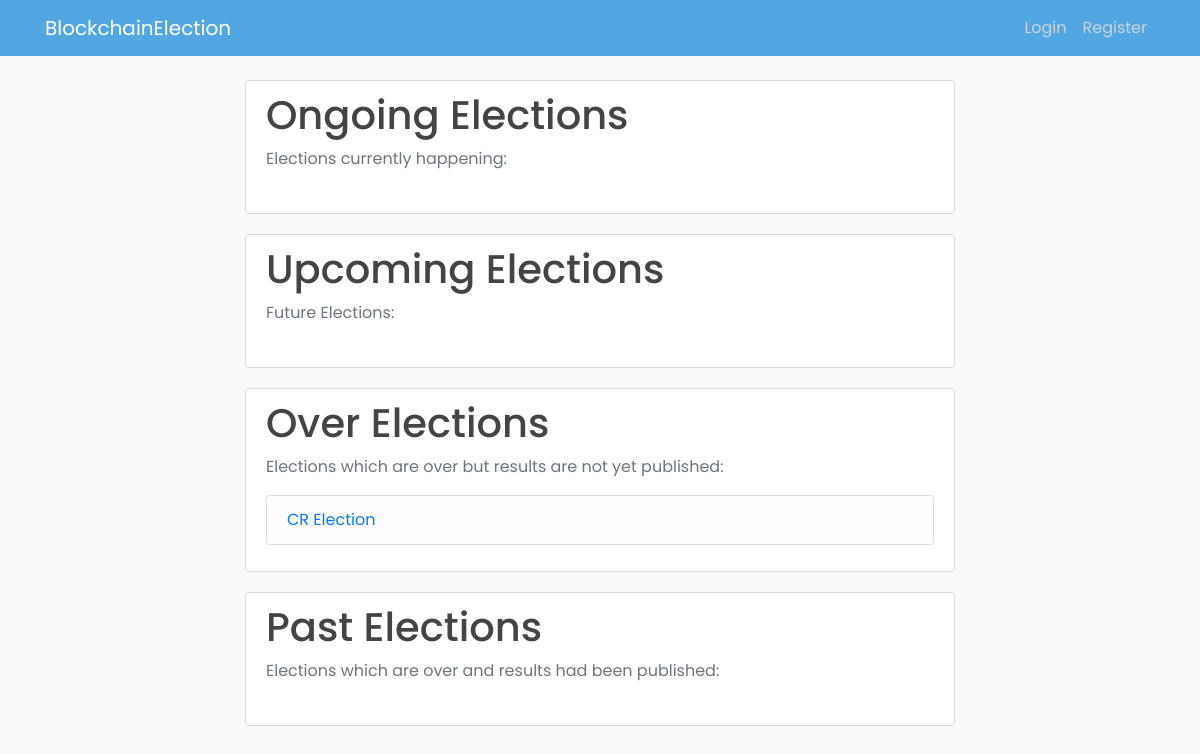
Page /home on the earlier database version.
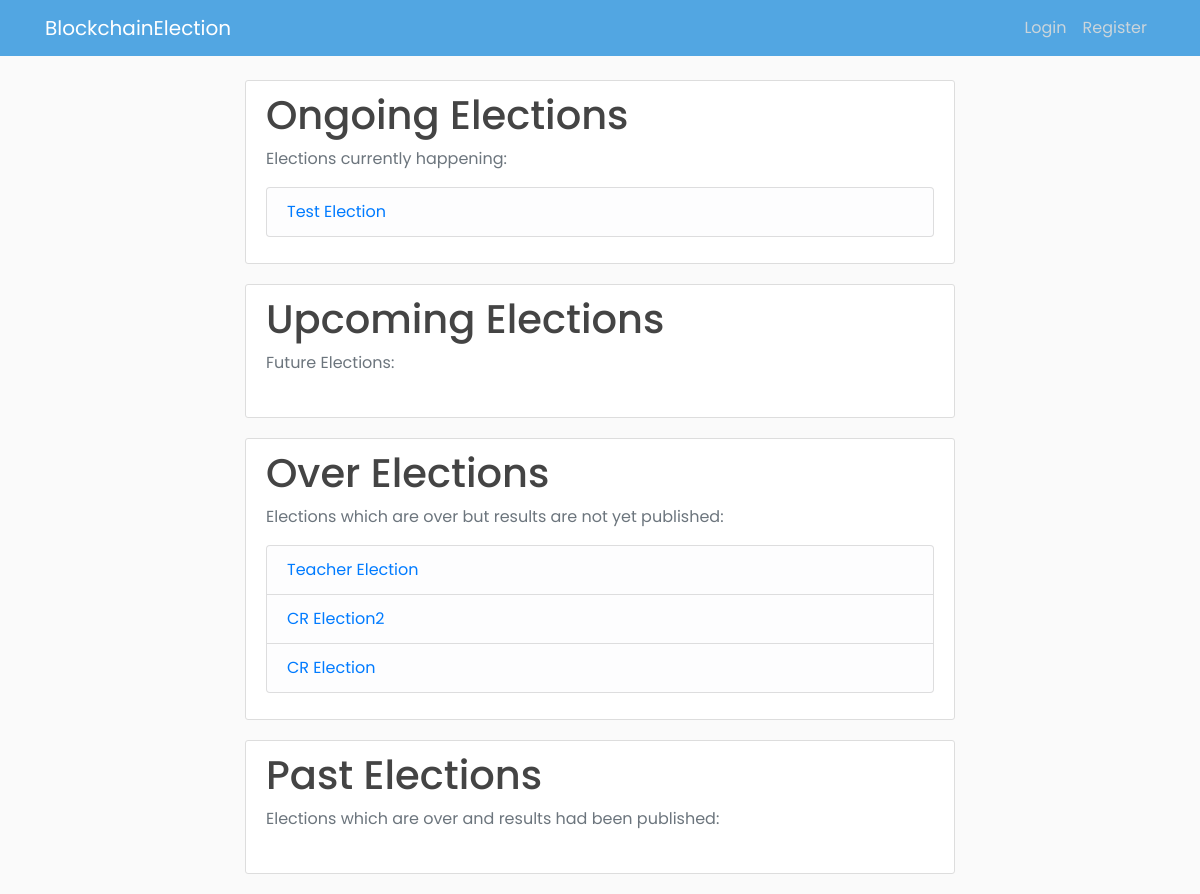
Same page on the later database version.
### app/models.py (models this page shows, shortened)
class Election(db.Model):
    election_id = db.Column(db.String(5), primary_key=True, nullable=False)
    election_title = db.Column(db.String(255), nullable=False)
    create_date = db.Column(db.DateTime, nullable=False, default=datetime.utcnow)
    start_date = db.Column(db.DateTime, nullable=False, default=datetime.utcnow)
    end_date = db.Column(db.DateTime, db.CheckConstraint("end_date > start_date"), nullable=False)
    public_key = db.Column(db.String(255), nullable=False, unique=True)
    max_attempt = db.Column(db.Integer, nullable=False, default=3)
    election_state = db.Column(db.String(30), db.CheckConstraint("election_state in ('upcoming', 'ongoing', 'over', 'counting_finished','past')"))
    results_published = db.Column(db.Boolean, nullable=False, default=False)

### app/routes.py (the view)
@app.route("/home")
def home():
    elections = elections = Election.query.order_by(Election.start_date.desc()).all()
    election_util.update_election_state()
    return render_template("home.html", elections=elections)

### app/election_util.py (called while the page is built)
def update_election_state():
    elections = Election.query.all()
    for election in elections:
        if election.election_state == 'counting_finished':
            continue
        elif election.start_date <= datetime.now() <= election.end_date:
            election.election_state = 'ongoing'
        elif datetime.now() < election.start_date:
            election.election_state = 'upcoming'
        elif datetime.now() > election.end_date and election.results_published == False:
            election.election_state = 'over'
        elif datetime.now() > election.end_date and election.results_published == True:
            election.election_state = 'past'
    db.session.commit()

### app/templates/home.html (shortened to what this page needs)
{% extends "home_base.html" %}
{% block content %}
{% include 'ongoing_elections.html' %}
{% include 'upcoming_elections.html' %}
{% include 'over_elections.html' %}
{% include 'past_elections.html' %}
{% endblock content %}

### app/templates/ongoing_elections.html
{% block ongoing_elections %}
<div class="content-section">
  <h1>Ongoing Elections</h1>
  <p class='text-muted'>Elections currently happening:
  <ul class="list-group">
      {% for election in elections %}
          {% if election.election_state == 'ongoing' %}
              <li class="list-group-item list-group-item-light"><a href="{{ url_for('view_election', id=election.election_id) }}">{{ election.election_title }}</a></li>
          {% endif %}
      {% endfor %}
  </ul>
  </p>
</div>
{% endblock ongoing_elections %}

### app/templates/over_elections.html
{% block over_elections %}
<div class="content-section">
  <h1>Over Elections</h1>
  <p class='text-muted'>Elections which are over but results are not yet published:
  <ul class="list-group">
    {% for election in elections %}
      {% if election.election_state == 'over' or election.election_state == 'counting_finished' %}
          <li class="list-group-item list-group-item-light"><a href="{{ url_for('view_election', id=election.election_id) }}">{{ election.election_title }}</a></li>
      {% endif %}
    {% endfor %}
  </ul>
  </p>
</div>
{% endblock over_elections %}

Differences in the rows shown:
added Election: election_title "Test Election", shown under "Ongoing Elections"
added Election: election_title "Teacher Election", shown under "Over Elections"
added Election: election_title "CR Election2", shown under "Over Elections"
